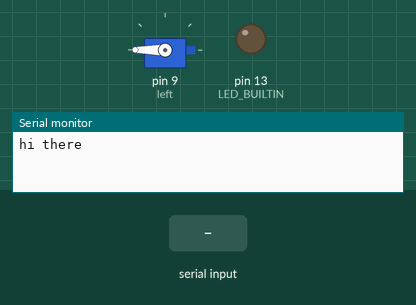
A sketch run on a simulated Arduino Uno, built with avr-gcc and run on an emulated ATmega328P. Shown: servo, output pins drawn as LEDs (lit = HIGH), the last lines printed to the serial monitor. The inputs (shaded band) are chosen by the test bench.

Above: at 0.1 s.
At 7.2 s:
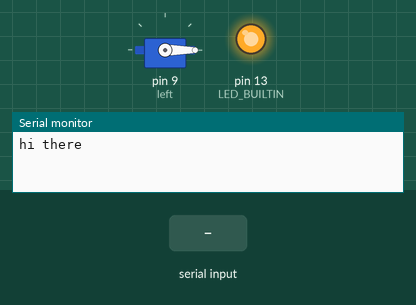
7.3 s: "left:150\n" received over Serial
At 8.0 s:
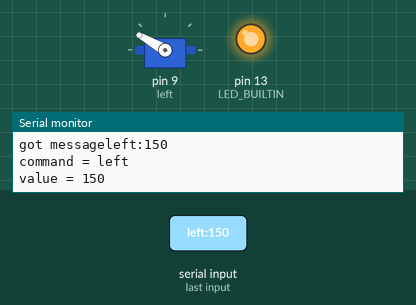
8.8 s: "right:1\n" received over Serial
10.3 s: "frontleft:1\n" received over Serial
Timing chart, 0 to 13.3 s (numbered marks = the images above; inputs shaded):
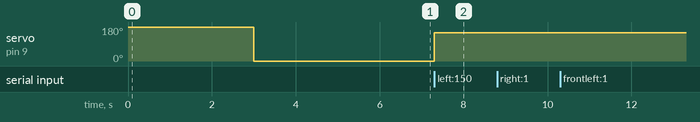

The sketch:

Motor_code.ino
```cpp
#include <Servo.h>

Servo left;
Servo Right;
Servo frontleft;
Servo frontright;
Servo backleft;
Servo backright;

int Speed;

void setup(){
  pinMode(LED_BUILTIN, OUTPUT);

  //attching pin to ESC
  left.attach(9,1000,2000);
  //right.attach(...);


  // //setup UART
  Serial.begin(115200);
  Serial.println("hi there");

   //calibrate motors
  digitalWrite(LED_BUILTIN, LOW);

  left.write(180);
  //right.write(180...);

  delay(3000);

  left.write(0);
  //right.write(0);

  delay(3000);
  digitalWrite(LED_BUILTIN, HIGH);
}

void loop(){
  //check for incoming data
  if(Serial.available() > 0)
  {
    //
    String message = Serial.readStringUntil('\n');
    message.trim();
    Serial.print("got message");
    Serial.print(message);
    Serial.print('\n');

    int colonDex = message.indexOf(':');

    if(colonDex != -1)
    {
      //getting command from message
      String Command = message.substring(0, colonDex);
      Command.trim();

      //getting value
      String value = message.substring(colonDex + 1);
      value.trim();


      //printing command
      Serial.print("command = ");
      Serial.println(Command);

      //printing value
      Serial.print("value = ");
      Serial.println(value);

      //controlling speed
      if(Command.equals("left"))
      {
        Speed = value.toInt();
        left.write(Speed);

      }

      if(Command.equals("right"))
      {
        Speed = value.toInt();
        //right.write(Speed);

      }

      if(Command.equals("frontleft"))
      {
        Speed = value.toInt();
        //frontleft.write(Speed);

      }

      if(Command.equals("frontright"))
      {
        Speed = value.toInt();
        //frontright.write(Speed);

      }

      //just in case
      if(Command.equals("backleft"))
      {
        Speed = value.toInt();
        //backleft.write(Speed);

      }

      //just in case
      if(Command.equals("backright"))
      {
        Speed = value.toInt();
        //backright.write(Speed);

      }

    }

  }

}
```

Measured:
- after the input at 7.3 s, servo on pin 9 (left): 0° → 150° at once
